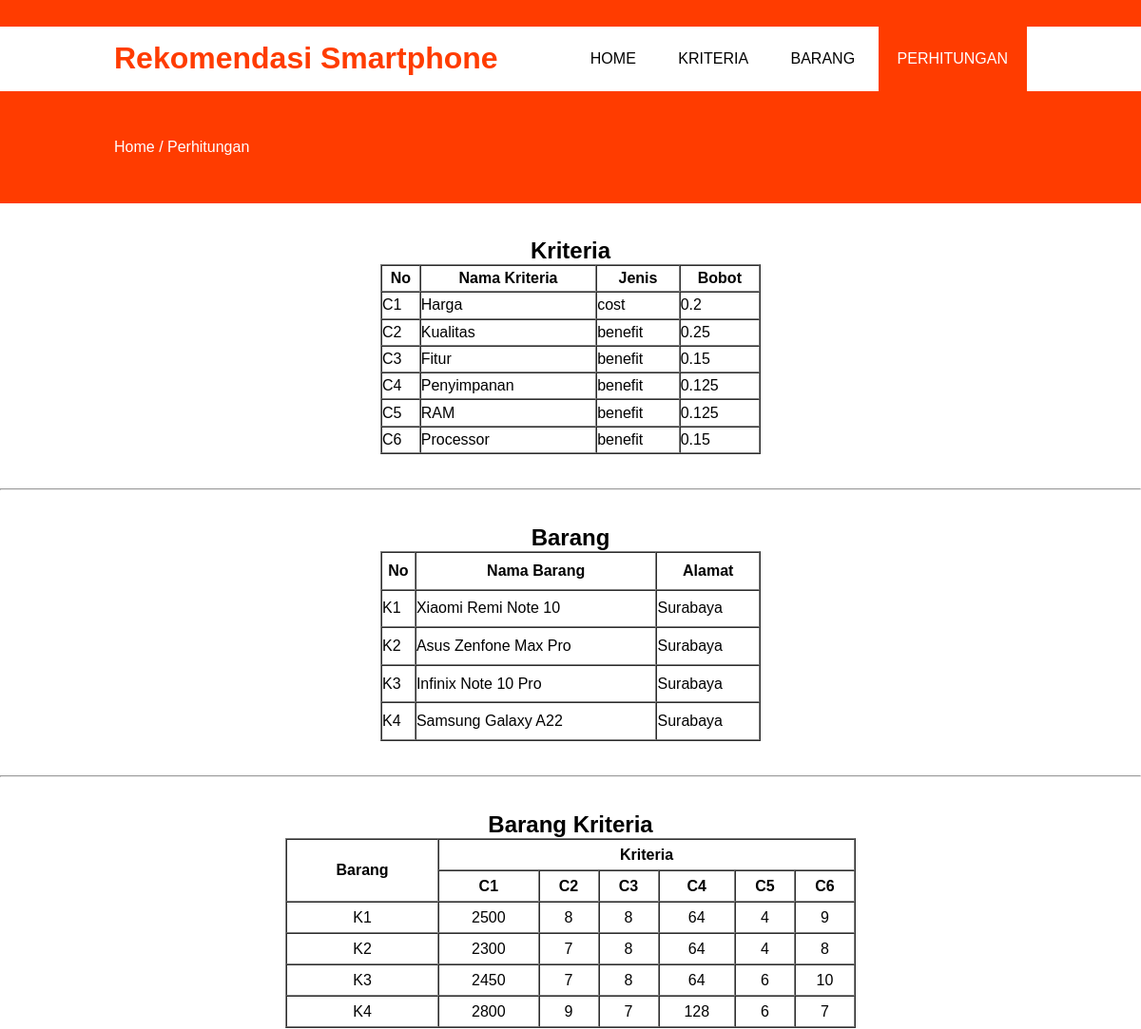
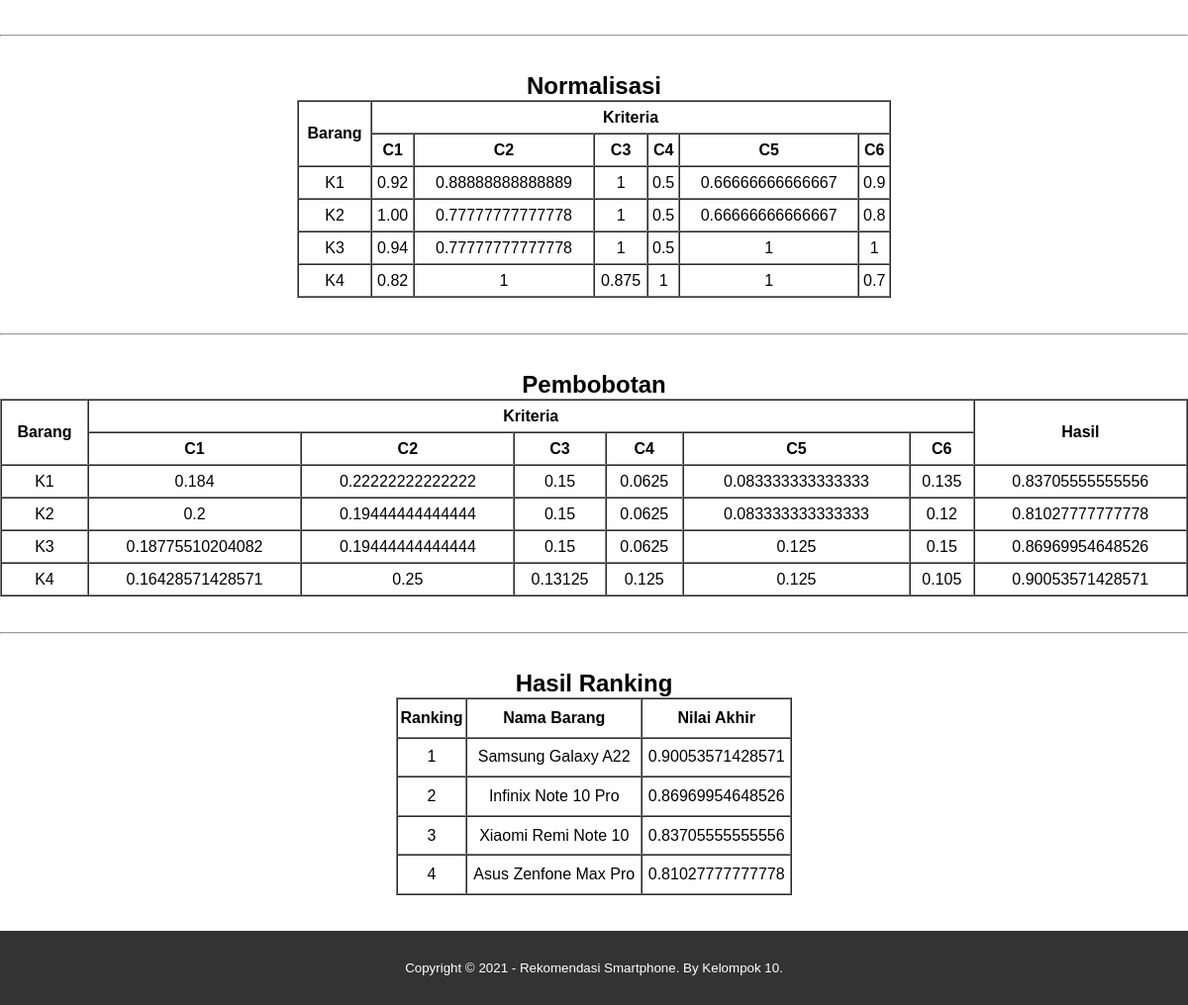
Page /perhitungan.php on the committed database (2 pictures, top to bottom).
### tables this page shows
CREATE TABLE `kriteria_saw` (
  `id_kriteria` int(11) NOT NULL,
  `nama_kriteria` varchar(30) NOT NULL,
  `jenis` enum('cost','benefit') NOT NULL,
  `bobot` double NOT NULL
);

CREATE TABLE `karyawan_saw` (
  `id_karyawan` int(11) NOT NULL,
  `nama_karyawan` varchar(20) NOT NULL,
  `alamat` varchar(25) NOT NULL
);

CREATE TABLE `nilai_saw` (
  `id_nilai` int(11) NOT NULL,
  `id_kriteria` int(11) NOT NULL,
  `id_karyawan` int(11) NOT NULL,
  `nilai` int(10) NOT NULL
);

### Saw.php (called while the page is built, shortened)
<?php
class Saw
{
  private $db;
  function __construct()
  {
    $this->db = new PDO('mysql:host=localhost;dbname=ai', "root", "");
  }
  public function get_data_kriteria(){
    $stmt = $this->db->prepare("SELECT*FROM kriteria_saw ORDER BY id_kriteria");
    $stmt->execute();
		return $stmt;
  }
  public function get_data_karyawan(){
    $stmt = $this->db->prepare("SELECT*FROM karyawan_saw ORDER BY id_karyawan");
    $stmt->execute();
    return $stmt;
  }
  public function get_data_kriteria_id($id){
    $stmt = $this->db->prepare("SELECT*FROM kriteria_saw WHERE id_kriteria='$id' ORDER BY id_kriteria");
    $stmt->execute();
		return $stmt;
  }
  public function get_data_nilai_id($id){
    $stmt = $this->db->prepare("SELECT*FROM nilai_saw WHERE id_karyawan='$id' ORDER BY id_kriteria");
    $stmt->execute();
    return $stmt;
  }
  public function nilai_max($id){
    $stmt = $this->db->prepare("SELECT id_kriteria, MAX(nilai) AS max FROM nilai_saw WHERE id_kriteria='$id' GROUP BY id_kriteria");
    $stmt->execute();
    return $stmt;
  }
  public function nilai_min($id){
    $stmt = $this->db->prepare("SELECT id_kriteria, MIN(nilai) AS min FROM nilai_saw WHERE id_kriteria='$id' GROUP BY id_kriteria");
    $stmt->execute();
    return $stmt;
  }
}
 ?>

### perhitungan.php (the view, shortened to what this page needs)
<?php
$saw = new Saw();
 ?>
<html>
<head>
	<link rel="stylesheet" type="text/css" href="css/style.css">
</head>
<body>
	<div class="medsos">
		<div class="container">
			<ul>
			</ul>
		</div>
	</div>
	<header>
		<div class="container">
			<h1><a href="index.php">Rekomendasi Smartphone</a></h1>
			<ul>
				<li><a href="index.php">HOME</a></li>
				<li><a href="kriteria.php">KRITERIA</a></li>
				<li><a href="barang.php">BARANG</a></li>
                <li class="active"><a href="perhitungan.php">PERHITUNGAN</a></li>
			</ul>
		</div>
	</header>
	<section class="label">
		<div class="container">
			<p>Home / Perhitungan</p>
		</div>
	</section>
    <br><br>
<center>
<center>
<h2>Kriteria</h2>
<table border="1" cellspacing="0" width="400" height="200">
 <tr>
   <th>No</th>
   <th>Nama Kriteria</th>
   <th>Jenis</th>
   <th>Bobot</th>
 </tr>
<?php
$kriteria = $saw->get_data_kriteria();
$jml_kriteria = $kriteria->rowCount();
while ($data_kriteria = $kriteria->fetch(PDO::FETCH_ASSOC)) {
?>
 <tr>
   <td>C<?php echo $data_kriteria['id_kriteria']; ?></td>
   <td><?php echo $data_kriteria['nama_kriteria']; ?></td>
   <td><?php echo $data_kriteria['jenis']; ?></td>
   <td><?php echo $data_kriteria['bobot']; ?></td>
 </tr>
<?php } ?>
</table>
<br><br>
<hr>
<br><br>
<h2>Barang</h2>
<table border="1" cellspacing="0" width="400" height="200">
 <tr>
   <th>No</th>
   <th>Nama Barang</th>
   <th>Alamat</th>
 </tr>
<?php
$karyawan = $saw->get_data_karyawan();
while ($data_karyawan = $karyawan->fetch(PDO::FETCH_ASSOC)) {
?>
 <tr>
   <td>K<?php echo $data_karyawan['id_karyawan']; ?></td>
   <td><?php echo $data_karyawan['nama_karyawan']; ?></td>
   <td><?php echo $data_karyawan['alamat']; ?></td>
 </tr>
<?php } ?>
</table>
<br><br>
<hr>
<br><br>
<h2>Barang Kriteria</h2>
<table border="1" cellspacing="0" height="200" width="600">
 <tr>
   <th rowspan="2">Barang</th>
   <th colspan="<?php echo $jml_kriteria; ?>">Kriteria</th>
 <tr>
 <?php
 $kriteria = $saw->get_data_kriteria();
 while ($data_kriteria = $kriteria->fetch(PDO::FETCH_ASSOC)) {
 ?>
     <th>C<?php echo $data_kriteria['id_kriteria']; ?></th>
 <?php } ?>
 </tr>
 <?php
 $karyawan = $saw->get_data_karyawan();
 while ($data_karyawan = $karyawan->fetch(PDO::FETCH_ASSOC)) {
 ?>
   <tr>
     <td><center>K<?php echo $data_karyawan['id_karyawan']; ?></center></td>
     <?php
     $nilai = $saw->get_data_nilai_id($data_karyawan['id_karyawan']);
     while ($data_nilai = $nilai->fetch(PDO::FETCH_ASSOC)) { ?>
       <td><center><?php echo $data_nilai['nilai']; ?></center></td>
     <?php } ?>
   </tr>
 <?php } ?>
</table>
<br><br>
<hr>
<br><br>
<h2>Normalisasi</h2>
<table border="1" cellspacing="0" height="200" width="600">
 <tr>
   <th rowspan="2">Barang</th>
   <th colspan="<?php echo $jml_kriteria; ?>">Kriteria</th>
 </tr>
 <tr>
 <?php
 $kriteria = $saw->get_data_kriteria();
 while ($data_kriteria = $kriteria->fetch(PDO::FETCH_ASSOC)) {
 ?>
     <th>C<?php echo $data_kriteria['id_kriteria']; ?></th>
 <?php } ?>
 </tr>
 <?php
 $karyawan = $saw->get_data_karyawan();
 while ($data_karyawan = $karyawan->fetch(PDO::FETCH_ASSOC)) {
 ?>
   <tr>
     <td><center>K<?php echo $data_karyawan['id_karyawan']; ?></center></td>
     <?php
     $nilai = $saw->get_data_nilai_id($data_karyawan['id_karyawan']);
     while ($data_nilai = $nilai->fetch(PDO::FETCH_ASSOC)) {
       $kriteria = $saw->get_data_kriteria_id($data_nilai['id_kriteria']);
       while ($data_kriteria = $kriteria->fetch(PDO::FETCH_ASSOC)) {
         if ($data_kriteria['jenis']=="cost") {
           $min = $saw->nilai_min($data_nilai['id_kriteria']);
           while ($data_min = $min->fetch(PDO::FETCH_ASSOC)) { ?>
             <td>
               <center>
                 <?php
                  echo number_format($hasil = $data_min['min']/$data_nilai['nilai'],2);
                  ?>
                </center>
             </td>
           <?php } ?>
         <?php }elseif ($data_kriteria['jenis']=="benefit") {
           $max = $saw->nilai_max($data_nilai['id_kriteria']);
           while ($data_max = $max->fetch(PDO::FETCH_ASSOC)) { ?>
             <td>
               <center>
                 <?php
                 echo $hasil = $data_nilai['nilai']/$data_max['max'];
                 ?>
               </center>
             </td>
           <?php } ?>
         <?php }
       ?>
       <?php } } ?>
   </tr>
 <?php } ?>
</table>
<br><br>
<hr>
<br><br>
<h2>Pembobotan</h2>
<table border="1" cellspacing="0" height="200" width="1200">
  <tr>
    <th rowspan="2">Barang</th>
    <th colspan="<?php echo $jml_kriteria; ?>">Kriteria</th>
    <th rowspan="2">Hasil</th>
  </tr>
  <tr>
  <?php
  $kriteria = $saw->get_data_kriteria();
  while ($data_kriteria = $kriteria->fetch(PDO::FETCH_ASSOC)) {
  ?>
      <th>C<?php echo $data_kriteria['id_kriteria']; ?></th>
  <?php } ?>
  </tr>
  <?php
  $hasil_ranks=array();
  $karyawan = $saw->get_data_karyawan();
  while ($data_karyawan = $karyawan->fetch(PDO::FETCH_ASSOC)) {
  ?>
    <tr>
      <td><center>K<?php echo $data_karyawan['id_karyawan']; ?></center></td>
      <?php
      $hasil_normalisasi=0;
      $nilai = $saw->get_data_nilai_id($data_karyawan['id_karyawan']);
      while ($data_nilai = $nilai->fetch(PDO::FETCH_ASSOC)) {
        $kriteria = $saw->get_data_kriteria_id($data_nilai['id_kriteria']);
        while ($data_kriteria = $kriteria->fetch(PDO::FETCH_ASSOC)) {
          if ($data_kriteria['jenis']=="cost") {
            $min = $saw->nilai_min($data_nilai['id_kriteria']);
            while ($data_min = $min->fetch(PDO::FETCH_ASSOC)) { ?>
              <td>
                <center>
                  <?php
                      number_format($hasil = $data_min['min']/$data_nilai['nilai'],2);
                      echo  $hasil_kali = $hasil*$data_kriteria['bobot'];
                      $hasil_normalisasi=$hasil_normalisasi+$hasil_kali;
                   ?>
                 </center>
              </td>
            <?php } ?>
          <?php }elseif ($data_kriteria['jenis']=="benefit") {
            $max = $saw->nilai_max($data_nilai['id_kriteria']);
            while ($data_max = $max->fetch(PDO::FETCH_ASSOC)) { ?>
              <td>
                <center>
                  <?php
                    $hasil = $data_nilai['nilai']/$data_max['max'];
                    echo $hasil_kali = $hasil*$data_kriteria['bobot'];
                    $hasil_normalisasi=$hasil_normalisasi+$hasil_kali;
                  ?>
                </center>
              </td>
            <?php } ?>
          <?php }
        ?>
        <?php } } ?>
      <td><center>
        <?php
        $hasil_rank['nilai'] = $hasil_normalisasi;
        $hasil_rank['karyawan'] = $data_karyawan['nama_karyawan'];
        array_push($hasil_ranks,$hasil_rank);
        echo $hasil_normalisasi; ?>
      </td>
    </tr>
  <?php } ?>
</table>
<br><br>
<hr>
<br><br>
<h2>Hasil Ranking</h2>
<table border="1" cellspacing="0" height="200" width="400">
  <tr>
    <th>Ranking</th>
    <th>Nama Barang</th>
    <th>Nilai Akhir</th>
  </tr>
  <?php
   $no=1;
   rsort($hasil_ranks);
   foreach ($hasil_ranks as $rank) { ?>
  <tr>
    <td><center><?php echo $no++ ?></center></td>
    <td><center><?php echo $rank['karyawan']; ?></center></td>
    <td><center><?php echo $rank['nilai']; ?></center></td>
  </tr>
  <?php } ?>
</table>
<br><br>
</center>
	<footer>
		<div class="container">
			<small>Copyright &copy; 2021 - Rekomendasi Smartphone. By Kelompok 10.</small>
		</div>
	</footer>
</body>
</html>

### css/style.css (style rules this page uses)
* { padding: 0; margin: 0; font-family: sans-serif; }
a { color: inherit; text-decoration: none; }
.medsos { padding: 5px 0; background-color: #ff3c00; }
.container { width: 80%; margin: 0 auto; }
.container:after { content: ''; display: block; clear: both; }
header h1 { float: left; padding: 15px 0; color: #ff3c00; }
header ul { float: right; }
header ul li { display: inline-block; }
header ul li a { padding: 25px 20px; display: inline-block; }
.active { background-color: #ff3c00; color: #fff; }
section { padding: 50px 0; }
footer { padding: 30px 0; background-color: #333; color: #fff; text-align: center; }
.label { background-color: #ff3c00; color: #fff; }

### rows in the picture
kriteria_saw: id_kriteria "1", nama_kriteria "Harga", jenis "cost", bobot "0.2", nilai "0.92", nilai "1.00", nilai "0.94", nilai "0.82", bobot "0.184", bobot "0.18775510204082", bobot "0.16428571428571"
kriteria_saw: id_kriteria "2", nama_kriteria "Kualitas", jenis "benefit", bobot "0.25", max "0.88888888888889", max "0.77777777777778", max "1", bobot "0.22222222222222", bobot "0.19444444444444"
kriteria_saw: id_kriteria "3", nama_kriteria "Fitur", jenis "benefit", bobot "0.15", max "1", max "0.875", bobot "0.13125"
kriteria_saw: id_kriteria "4", nama_kriteria "Penyimpanan", jenis "benefit", bobot "0.125", max "0.5", max "1", bobot "0.0625"
kriteria_saw: id_kriteria "5", nama_kriteria "RAM", jenis "benefit", bobot "0.125", max "0.66666666666667", max "1", bobot "0.083333333333333"
kriteria_saw: id_kriteria "6", nama_kriteria "Processor", jenis "benefit", bobot "0.15", max "0.9", max "0.8", max "1", max "0.7", bobot "0.135", bobot "0.12", bobot "0.105"
karyawan_saw: id_karyawan "1", nama_karyawan "Xiaomi Remi Note 10", alamat "Surabaya", hasil_normalisasi "0.83705555555556"
karyawan_saw: id_karyawan "2", nama_karyawan "Asus Zenfone Max Pro", alamat "Surabaya", hasil_normalisasi "0.81027777777778"
karyawan_saw: id_karyawan "3", nama_karyawan "Infinix Note 10 Pro", alamat "Surabaya", hasil_normalisasi "0.86969954648526"
karyawan_saw: id_karyawan "4", nama_karyawan "Samsung Galaxy A22", alamat "Surabaya", hasil_normalisasi "0.90053571428571"
nilai_saw: nilai "2500"
nilai_saw: nilai "8"
nilai_saw: nilai "8"
nilai_saw: nilai "64"
nilai_saw: nilai "4"
nilai_saw: nilai "9"
nilai_saw: nilai "2300"
nilai_saw: nilai "7"
nilai_saw: nilai "8"
nilai_saw: nilai "64"
nilai_saw: nilai "4"
nilai_saw: nilai "8"
nilai_saw: nilai "2450"
nilai_saw: nilai "7"
nilai_saw: nilai "8"
nilai_saw: nilai "64"
nilai_saw: nilai "6"
nilai_saw: nilai "10"
nilai_saw: nilai "2800"
nilai_saw: nilai "9"
nilai_saw: nilai "7"
nilai_saw: nilai "128"
nilai_saw: nilai "6"
nilai_saw: nilai "7"

### other values in the picture
$rank['karyawan'] "Samsung Galaxy A22"
$rank['nilai'] "0.90053571428571"
$rank['karyawan'] "Infinix Note 10 Pro"
$rank['nilai'] "0.86969954648526"
$rank['karyawan'] "Xiaomi Remi Note 10"
$rank['nilai'] "0.83705555555556"
$rank['karyawan'] "Asus Zenfone Max Pro"
$rank['nilai'] "0.81027777777778"
